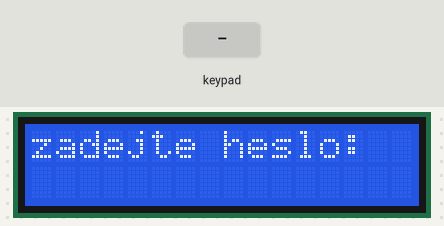
Simulated run of this sketch. Board: Arduino Uno, built with avr-gcc and run on an emulated ATmega328P. Shown: 16×2 character LCD. Inputs (shaded band) come from the test bench. What the sketch prints to the serial monitor is not drawn.

Above: at 1.2 s.
1.3 s: keypad keys 1 2 A pressed 0.4 s apart
At 3.4 s:
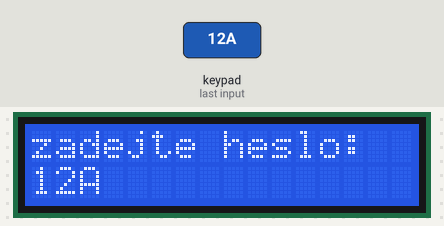
4.0 s: key '#' pressed
At 5.3 s:
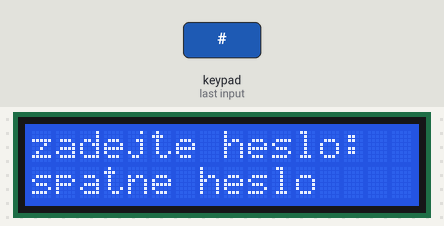
7.0 s: keypad keys 1 2 D pressed 0.4 s apart
At 9.0 s:
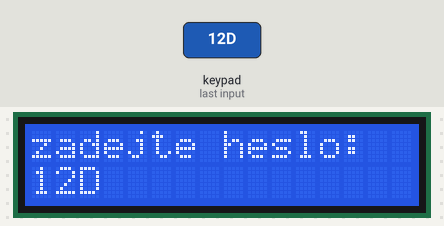
9.7 s: key 'A' pressed
At 10.0 s:
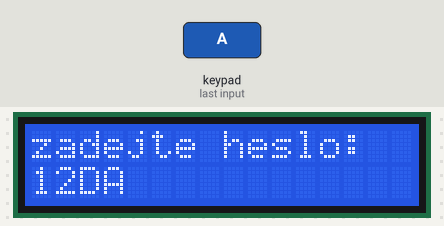
11.2 s: key 'B' pressed
At 11.6 s:
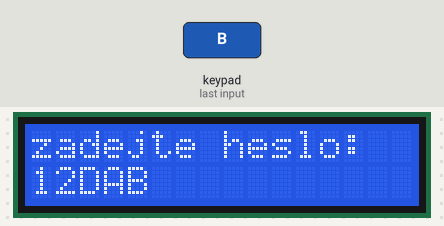
12.7 s: keypad keys 2 5 A pressed 0.4 s apart
At 14.3 s:
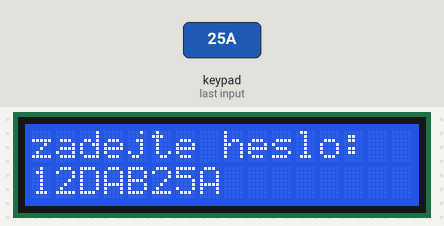
Timing chart, 0 to 15.8 s (numbered marks = the images above; inputs shaded):
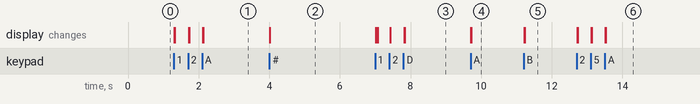

Measured:
- after the input at 1.3 s, the display: first changes at once (image 1 shows a later state)
- after the input at 4.0 s, the display: changes at once (image 2)
- after the input at 9.7 s, the display: first changes at once (image 4 shows a later state)
- after the input at 11.2 s, the display: first changes at once (image 5 shows a later state)
- after the input at 12.7 s, the display: first changes at once (image 6 shows a later state)

The sketch:

heslo.ino
```cpp
#include <LiquidCrystal_I2C.h>

#include <Wire.h>

#include <Keypad.h>
#define greenled 6
#define redled 7
String text="";
byte sloupce[4]={8,9,10,11};
byte radky[4]={2,3,4,5};
char znaky[4][4]{
  {'1','2','3','A'},
  {'4','5','6','B'},
  {'7','8','9','C'},
  {'*','0','#','D'}
};
Keypad keypad(makeKeymap(znaky),radky,sloupce,4,4);
LiquidCrystal_I2C lcd(0x27, 16, 2);

void setup() {
  // put your setup code here, to run once:
  lcd.begin();
  Serial.begin(9600);
}

void loop() {
  // put your main code here, to run repeatedly:
lcd.setCursor(0,0);
lcd.print("zadejte heslo:");
char znak=keypad.getKey();
if(znak){
  if(znak!='*'){
    if(znak!='#'){
      text+=znak;
      lcd.clear();
      lcd.setCursor(0,1);
      lcd.print(text);
    }
  }
  Serial.println(text);
}
if(znak=='*'){
  text="";
  lcd.clear();
}
if(znak=='#'){
  if(text==String(1234)){
    lcd.setCursor(0,1);
    lcd.print("otevreno");
    digitalWrite(greenled,HIGH);
  }else{
    lcd.setCursor(0,1);
    lcd.print("spatne heslo");
    digitalWrite(redled,HIGH);
  }
  delay(3000);
  lcd.clear();
  text="";
  digitalWrite(greenled,LOW);
  digitalWrite(redled,LOW);
}
}
```
